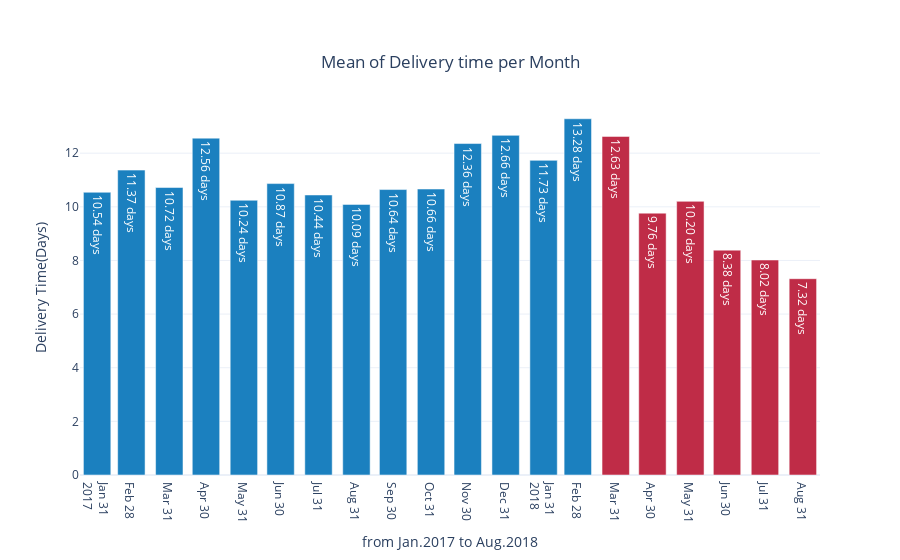

Notebook code for this chart:
### Markdown cell above
#### range 문법, []슬래싱  다시 익히기

### Code cell
import plotly.graph_objs as go

fig = go.Figure()
fig.add_trace(
    go.Bar(
        x= orders_deliver_time_visual_month.index,
        y= orders_deliver_time_visual_month['real_delivery_time'],
        text= orders_deliver_time_visual_month['real_delivery_time'],
        textposition= 'auto',
        texttemplate= '%{text:.2f} days',
        marker_color = colors
    )
)

fig.update_layout(
    {
        'title':{
            'text':'Mean of Delivery time per Month',
            'x':0.5,
            'y':0.9
        },
        'xaxis':{
            'title':'from Jan.2017 to Aug.2018',
            'showticklabels':True,
            'dtick':'M1',
            'tick0':'2017-01-31',
        },
        'yaxis':{
            'title':'Delivery Time(Days)'
        },
        'template':'plotly_white'
        #           plotly.white
    }
)

fig.show()

### Figure 1 — Plotly figure (JSON) as saved in the notebook; plotly's stock layout.template omitted (floating-point values rounded to 4 significant figures)
{"data": [{"marker": {"color": ["#1B80BF", "#1B80BF", "#1B80BF", "#1B80BF", "#1B80BF", "#1B80BF", "#1B80BF", "#1B80BF", "#1B80BF", "#1B80BF", "#1B80BF", "#1B80BF", "#1B80BF", "#1B80BF", "#BF2C47", "#BF2C47", "#BF2C47", "#BF2C47", "#BF2C47", "#BF2C47"]}, "text": [10.54, 11.37, 10.72, 12.56, 10.24, 10.87, 10.44, 10.09, 10.64, 10.66, 12.36, 12.66, 11.73, 13.28, 12.63, 9.764, 10.2, 8.385, 8.017, 7.32], "textposition": "auto", "texttemplate": "%{text:.2f} days", "type": "bar", "x": ["2017-01-31T00:00:00", "2017-02-28T00:00:00", "2017-03-31T00:00:00", "2017-04-30T00:00:00", "2017-05-31T00:00:00", "2017-06-30T00:00:00", "2017-07-31T00:00:00", "2017-08-31T00:00:00", "2017-09-30T00:00:00", "2017-10-31T00:00:00", "2017-11-30T00:00:00", "2017-12-31T00:00:00", "2018-01-31T00:00:00", "2018-02-28T00:00:00", "2018-03-31T00:00:00", "2018-04-30T00:00:00", "2018-05-31T00:00:00", "2018-06-30T00:00:00", "2018-07-31T00:00:00", "2018-08-31T00:00:00"], "y": [10.54, 11.37, 10.72, 12.56, 10.24, 10.87, 10.44, 10.09, 10.64, 10.66, 12.36, 12.66, 11.73, 13.28, 12.63, 9.764, 10.2, 8.385, 8.017, 7.32]}], "layout": {"title": {"text": "Mean of Delivery time per Month", "x": 0.5, "y": 0.9}, "xaxis": {"dtick": "M1", "showticklabels": true, "tick0": "2017-01-31", "title": {"text": "from Jan.2017 to Aug.2018"}}, "yaxis": {"title": {"text": "Delivery Time(Days)"}}}}
